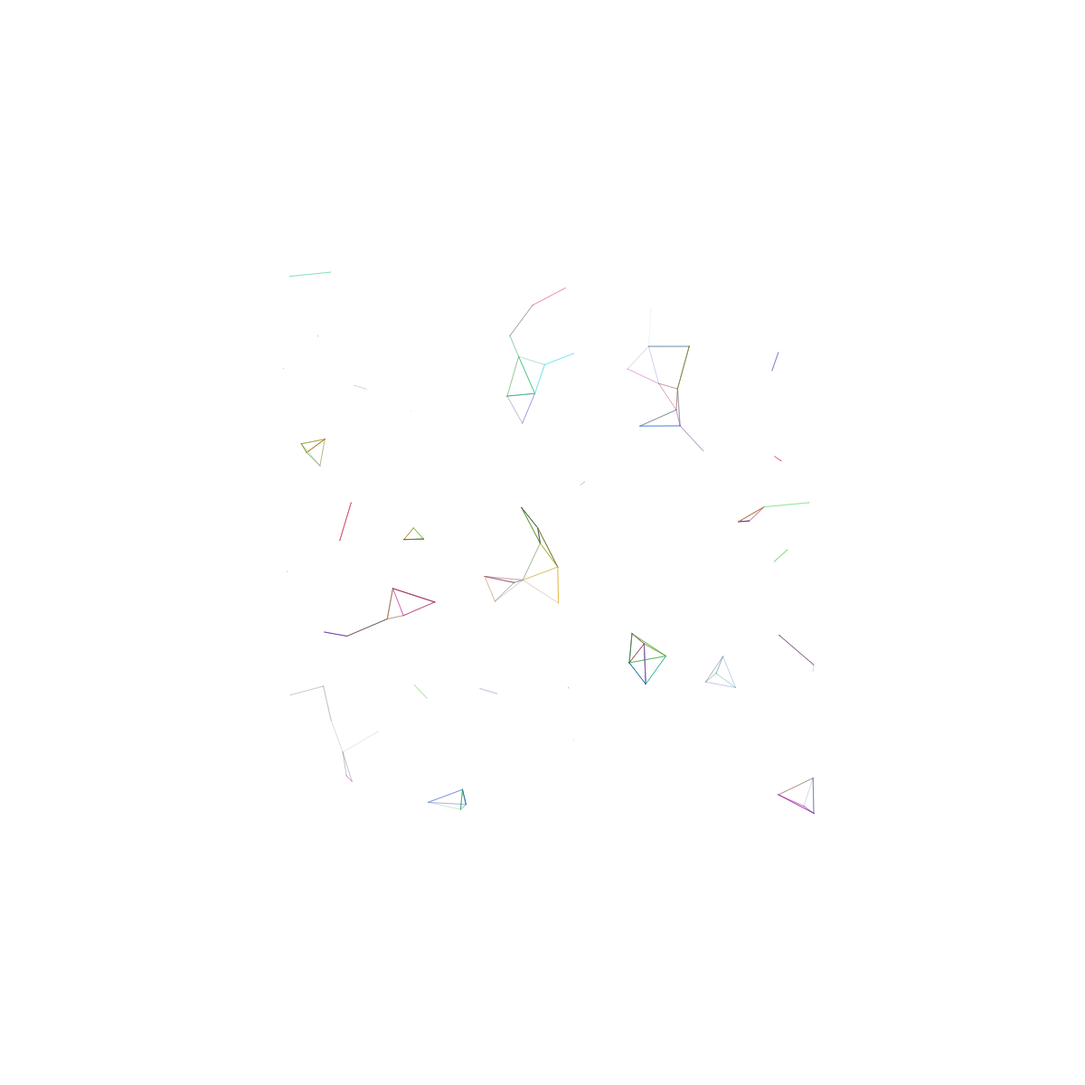
Frame 1 (no input)
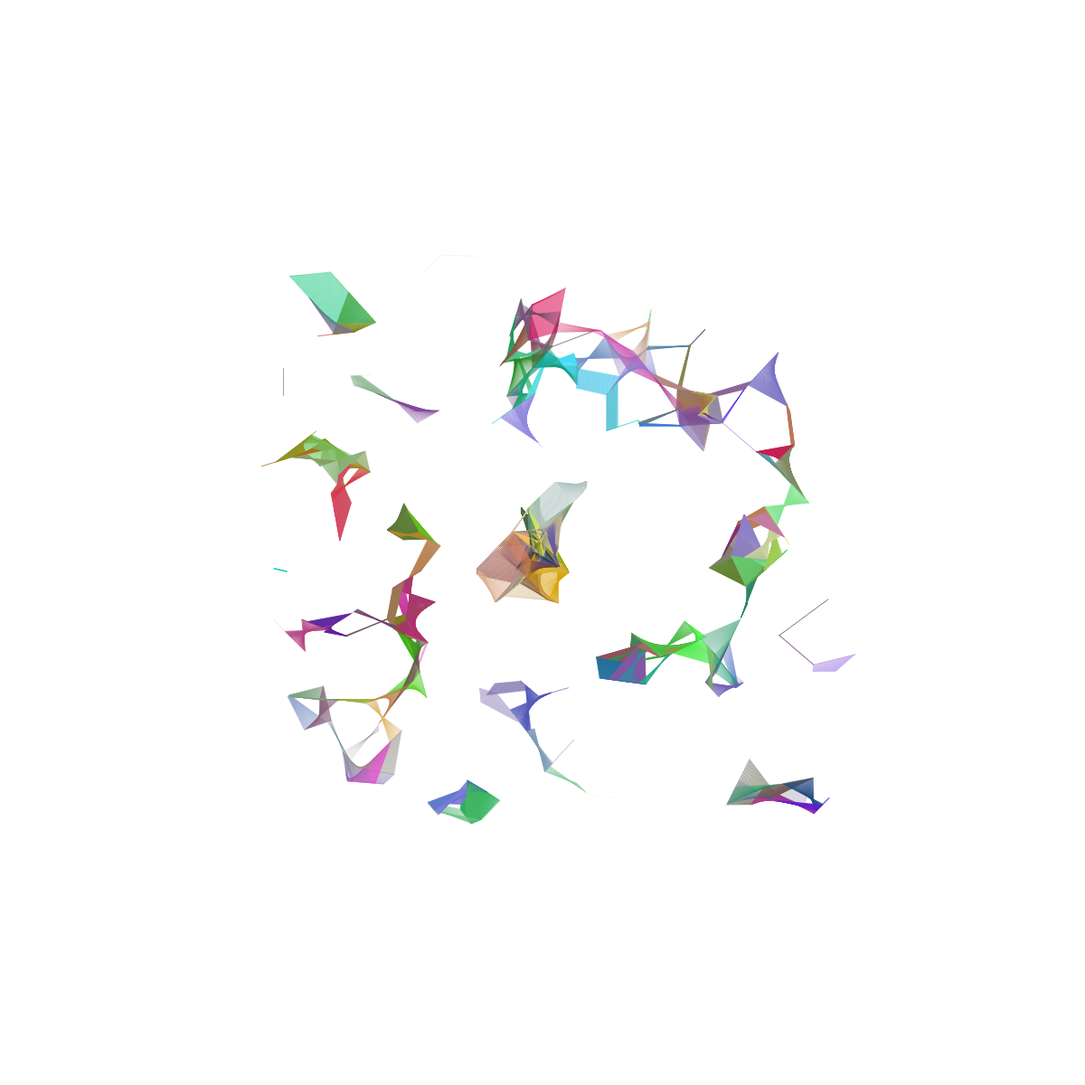
Frame 60 (no input)
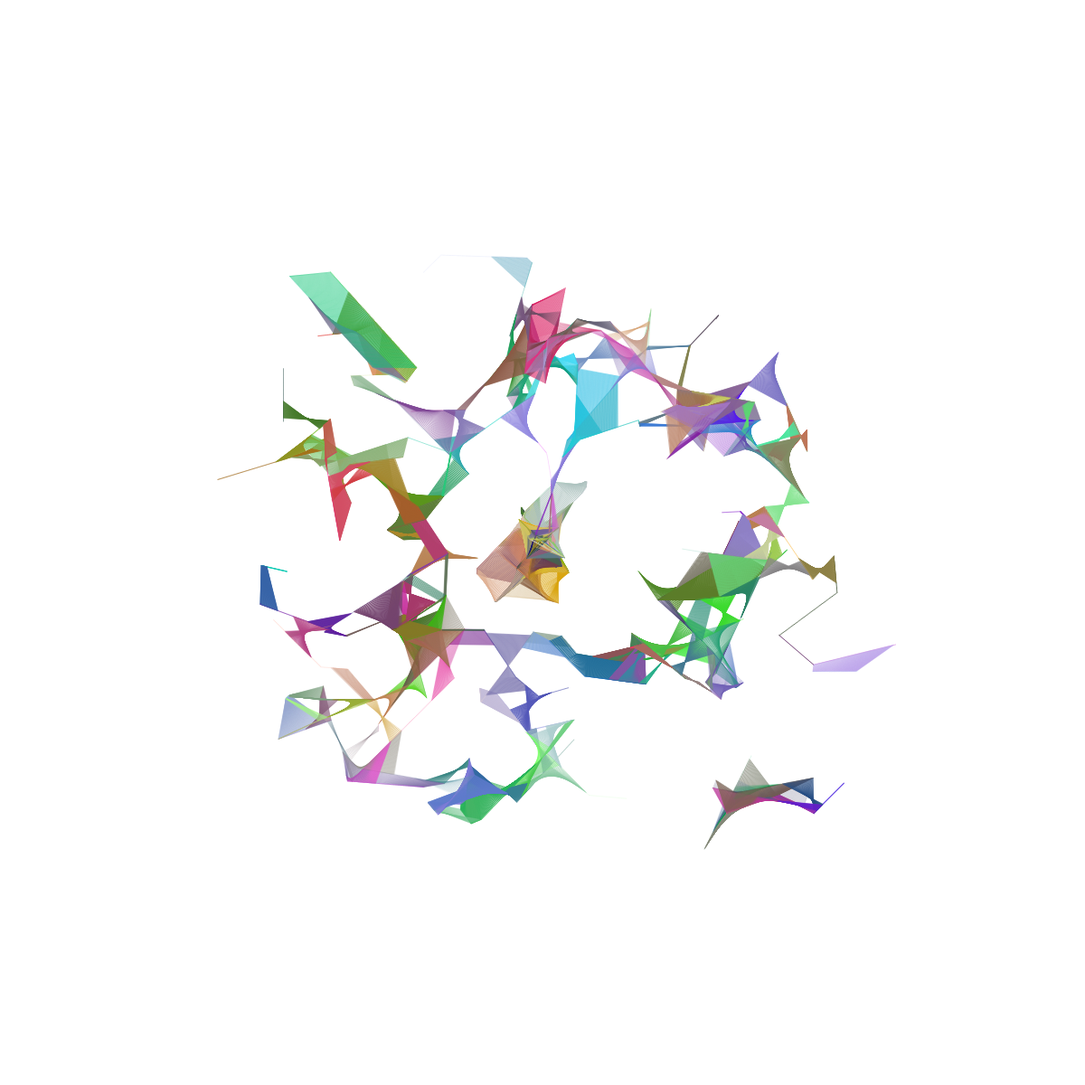
Frame 120 (the mouse pressed at the canvas centre since frame 60)

The p5.js sketch that drew these frames (run headless with seeded random() and noise() and a simulated clock; from frame 60 on, the mouse is pressed at the canvas centre):

// p5.js sketch
// ── sketch.js
let particles
let attractCenterForce
let mouseForce
let resetButton
let particleCount
let startVelMax
let centerForceRadius
let minForceInCenter
let maxForceInCenter
let elseForceInCenter
let minForceOutCenter
let maxForceOutCenter
let elseMinForceOutCenter
let elseMaxForceOutCenter
let maxLineDist

function setup() {
  createCanvas(1200, 1200)
  resetButton = createButton("Reset")
  resetButton.mousePressed(resetSketch)
  createP("Particle Count:")
  particleCount = createInput(100)
  createP("Starting Max Speed:")
  startVelMax = createInput(1)
  createElement("h1","Center Attraction Force Settings:")
  createP("Center Force Radius:")
  centerForceRadius = createInput(100)
  createElement("h2","If in radius, apply random force between:")
  createSpan("Min:")
  minForceInCenter = createInput(-0.25)
  createSpan("Max:")
  maxForceInCenter = createInput(1)
  createElement("h2","If not in radius, apply random force between:")
  createP("If random number is less than 0.005:")
  createSpan("Min:")
  minForceOutCenter = createInput(-1)
  createSpan("Max:")
  maxForceOutCenter = createInput(0.1)
  createP("Else:")
  createSpan("Min:")
  elseMinForceOutCenter = createInput(-0.25)
  createSpan("Max:")
  elseMaxForceOutCenter = createInput(0.25)
  createP("Max Line Dist:")
  maxLineDist = createInput(50)

  resetSketch()
}

function resetSketch() {
  background(255)
  particles = []
  for (var i = 0; i < particleCount.value(); i++) {
    particles[i] = new Particle(random(width/2) + width/4, random(height/2) + height/4);
    particles[i].applyForce(createVector(random(-startVelMax.value(),startVelMax.value()), random(-startVelMax.value(),startVelMax.value())))
  }
}

function draw() {
  for (var i = 0; i < particles.length; i++) {
    
	  // particles[i].show(1)
    particles[i].update()
    particles[i].wrap()
    particles[i].capVel(1)
    // particles[i].mouseAttract()

    if(Math.random() < 0.1) {
      attractCenterForce = createVector(width/2, height/2)
      attractCenterForce.sub(particles[i].pos)
      if(dist(particles[i].pos.x, particles[i].pos.y, width/2, height/2) > centerForceRadius.value()) {
        if(Math.random() < 0.1) {
          attractCenterForce.setMag(random(minForceInCenter.value(), maxForceInCenter.value()))
        } else {
          attractCenterForce.setMag(0)
        }
      } else {
        if(Math.random() < 0.005) {
          attractCenterForce.setMag(random(minForceOutCenter.value(), maxForceOutCenter.value()))
        } else {
          attractCenterForce.setMag(random(elseMinForceOutCenter.value(), elseMaxForceOutCenter.value()))
        }
      }
      particles[i].applyForce(attractCenterForce);
    }

    for(var j = 0; j < particles.length; j++) {
      if(dist(particles[i].pos.x, particles[i].pos.y, particles[j].pos.x, particles[j].pos.y) < maxLineDist.value()){
        if(Math.random() < 0.1) {
          particles[i].vel.mult(0.995)
        }
        stroke(lerpColor(particles[i].color, particles[j].color, 0.5))
        line(particles[i].pos.x, particles[i].pos.y, particles[j].pos.x, particles[j].pos.y)
      } else {
        if(Math.random() < 0.1) {
          particles[i].vel.mult(1.00001)
        }
      }
    }
  }
}

// ── particle.js
function Particle(posX = 0, posY = 0) {
    this.pos = createVector(posX, posY)
    this.vel = createVector(0,0)
    this.acc = createVector(0,0)
    this.color = color(random(0,255),random(0,255),random(0,255),random(0,255))

    this.update = function() {
        this.pos.add(this.vel);
        this.vel.add(this.acc);
        this.acc.mult(0);
    }

    this.applyForce = function(force) {
        this.acc.add(force);
    }

    this.show = function(size = 5) {
        fill(this.color)
        circle(this.pos.x, this.pos.y, size, size)
    }

    this.wrap = function() {
        if(this.pos.x > width) this.pos.x = 0;
        if(this.pos.x < 0) this.pos.x = width;
        if(this.pos.y > height) this.pos.y = 0;
        if(this.pos.y < 0) this.pos.y = height;
    }

    this.capVel = function(capX, capY = capX){
        if(this.vel.x > capX ) {
            this.vel.x = capX
        } else if(this.vel.x < -capX ) {
            this.vel.x = -capX
        }
        if(this.vel.y > capY ) {
            this.vel.y = capY
        } else if(this.vel.y < -capY ) {
            this.vel.y = -capY
        }
    }

    this.mouseAttract = function(trackDist = width * 0.1, magMultiplier = 1){
        let f
        if(dist(this.pos.x, this.pos.y, mouseX, mouseY) < trackDist) {
            f = createVector(mouseX, mouseY)
            f.sub(this.pos)
            f.setMag(dist(this.pos.x, this.pos.y, mouseX, mouseY) / trackDist * magMultiplier)
            this.applyForce(f)
        }
    }
}
